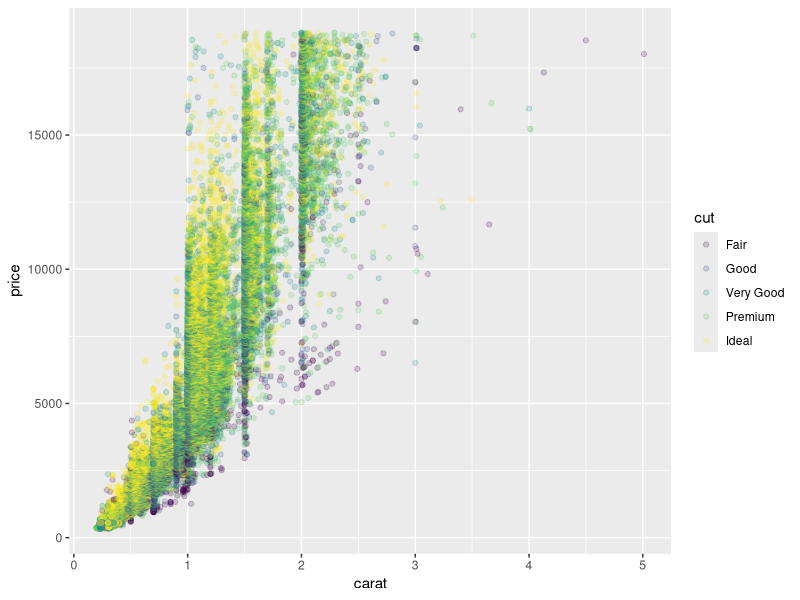
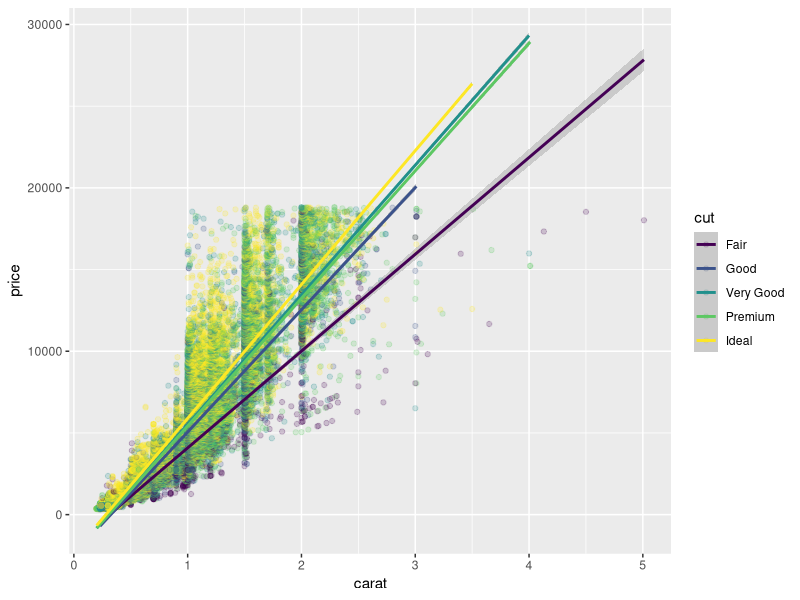
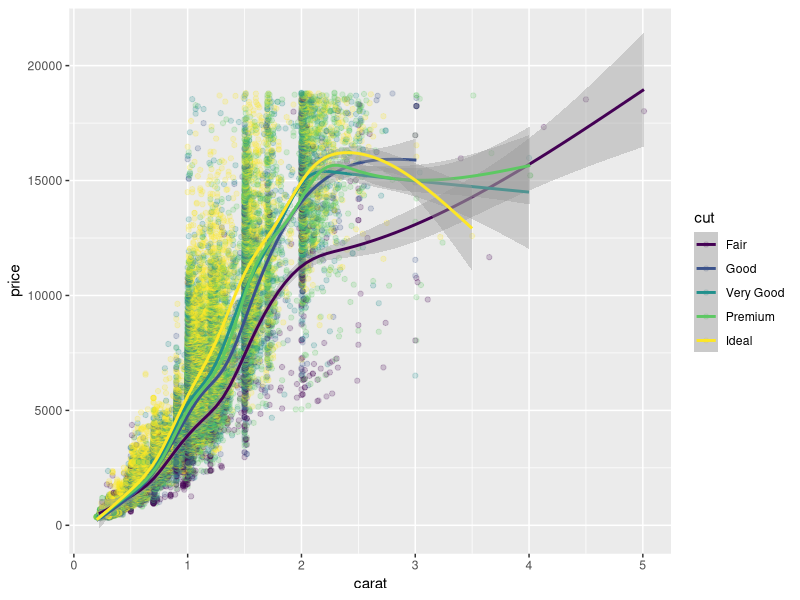
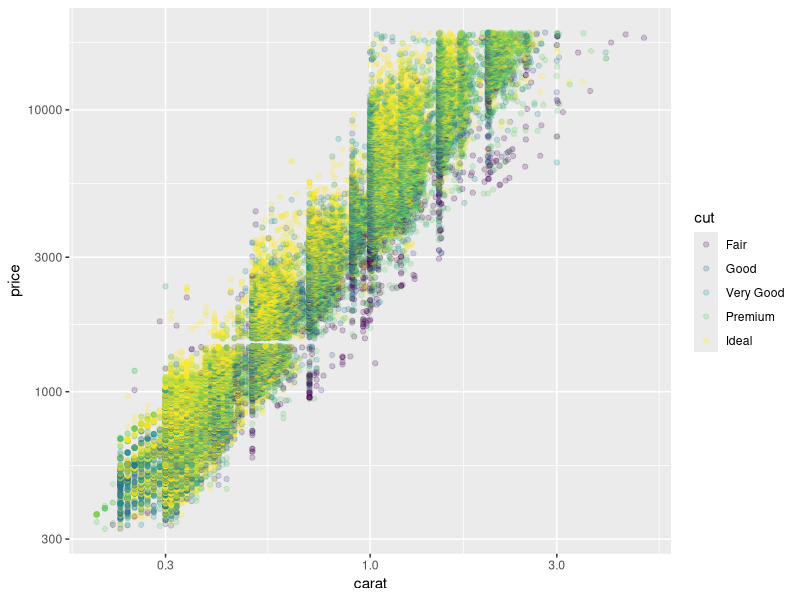
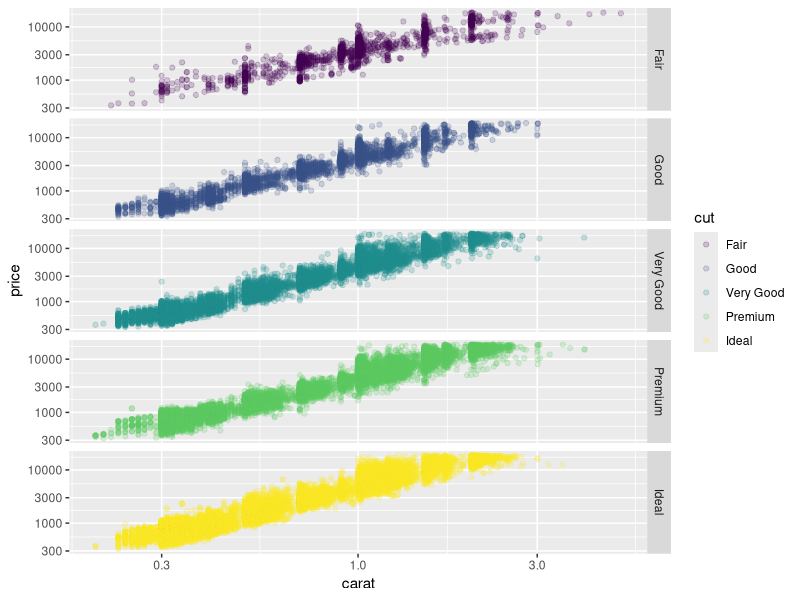
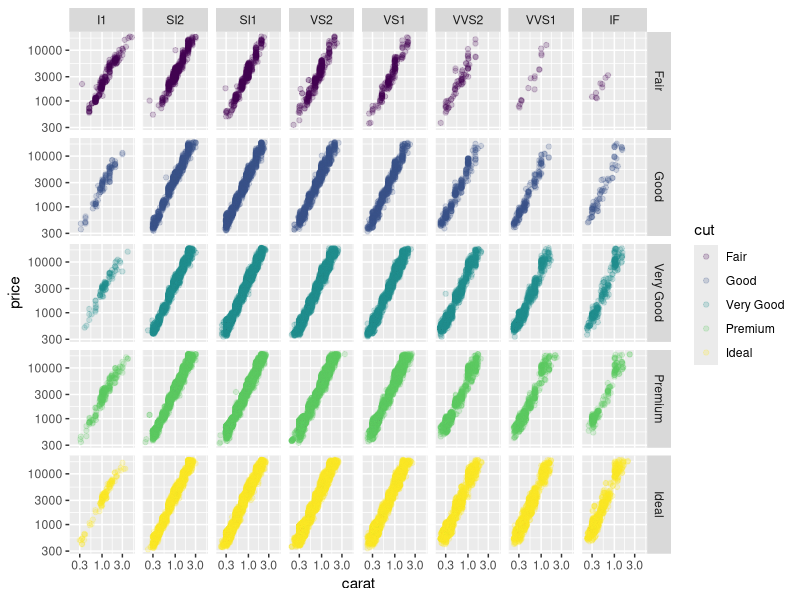
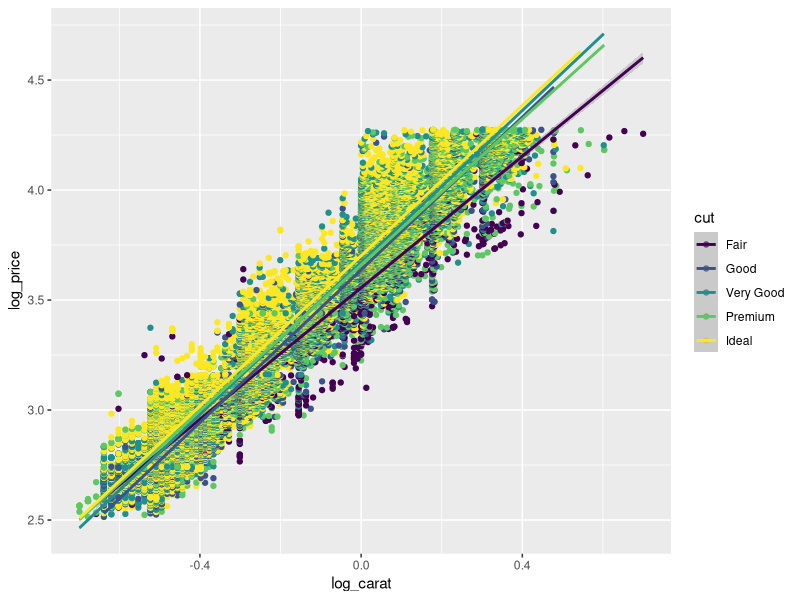
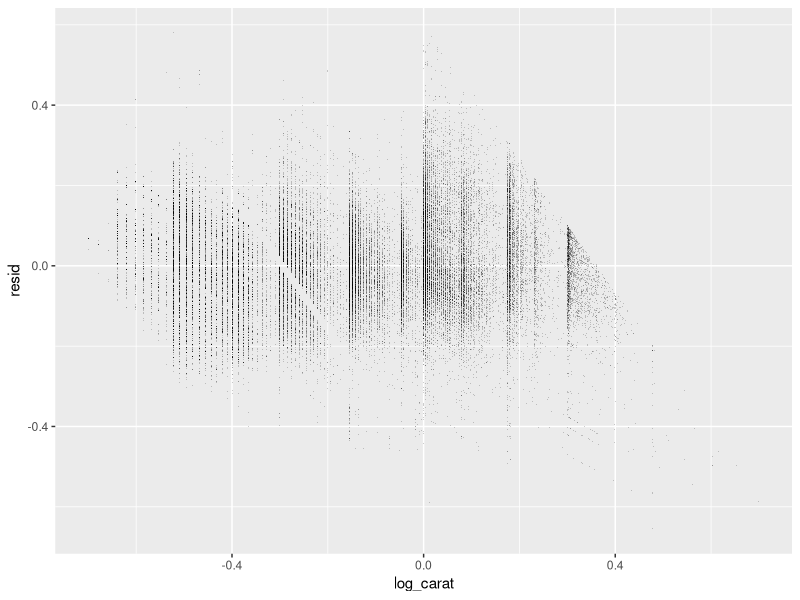

The R source for these figures, in order:
# 10-18-2019
# STA 141A : Lecture 11
# Codes
####################################
# Linear regression using R
#####################################
## Goal of this analysis is to build a predictive model for diamond price
library(ggplot2)
data("diamonds")
attach(diamonds)
str(diamonds)
################
## Three of the variables (cut, color, clarity) are "ordinal categorical"
## variables. We convert them to simple categorical variables and use
## these transformed variables in the subsequent analyses.

cut.uo = as.factor(as.vector(cut))
color.uo = as.factor(as.vector(color))
clarity.uo = as.factor(as.vector(clarity))
diamonds = cbind(diamonds,cut.uo,color.uo,clarity.uo)

pl.diam = ggplot(diamonds, aes(carat, price, color = cut))
pl.diam + geom_point(alpha=I(1/5))
pl.diam + geom_point(alpha=I(1/5)) + geom_smooth(method="lm")
pl.diam + geom_point(alpha=I(1/5)) + geom_smooth()

###############
## Notice that the least squares fit of the regression line are quite "off";
## Also, the variability of price (response variable) increases with
## carat (predictor variable)

# We use log transformations on price and carat to check
# if the relationship is more reasonable

pl.diam + geom_point(alpha=I(1/5)) + scale_x_log10() + scale_y_log10()

## facet (or, condition) with respect to cut
pl.diam + geom_point(alpha=I(1/5)) + scale_x_log10() + scale_y_log10() + facet_grid(cut ~ .)

## facet (or, condition) with respect to cut and clarity
pl.diam + geom_point(alpha=I(1/5)) + scale_x_log10() + scale_y_log10() + facet_grid(cut ~ clarity)

#####################################################
#  Building predictive model through linear regression
#######################################################

log_price = log10(price)  # to be treated as the response variable
log_carat = log10(carat)  # to be treated as one predictor variable

diamonds = cbind(diamonds,log_price,log_carat)

## plot the points, together with least squares fit for data grouped by cut
qplot(log_carat,log_price,data=diamonds,color=cut) + geom_smooth(method="lm")

##########################################################################################
## Question: How much of the variability in log10(price) is explained by log10(carat) alone ?
############################################################################################

price.lm1 = lm(log_price ~ log_carat, data=diamonds)
summary(price.lm1)
# High value of R-square

di.lm1 = cbind(diamonds,resid=price.lm1$resid)
# add the residuals as additional column of the data frame
pl.di.lm1 = ggplot(di.lm1, aes(log_carat,resid))

# residuals do not appear completely random
pl.di.lm1 + geom_point(alpha=I(1/5),shape='.')

# residuals show parrern when distinguished by cut
pl.di.lm1 + geom_point(alpha=I(1/5),shape='.') + aes(color=cut)
# Conclusion : cut appears quite informative

# residuals show parrern when distinguished by both cut and clarity
pl.di.lm1 + geom_point(alpha=I(1/5),shape='.') + aes(color=cut) + facet_wrap(~clarity)
# Conclusion : Consider including both cut and clarity as additional explanatory variable

########################################################################
# Question : How do the variables cut and clarity affect the variability in price ?
######################################################################

#####################################
## First attempt : Just a shift in the baseline (intercept) due
###                to different levels of cut
###################################

price.lm2 = lm(log_price ~ log_carat + cut.uo, data=diamonds)  # use the unordered factor
summary(price.lm2)
## All the explanatory variables are significant.
## This means, (i) log_carat is significant, and
## (ii) Intercepts of the regression lines for different levels of cut are different

contrasts(cut.uo)  # actual basis added to the design matrix

di.lm2 = cbind(diamonds,resid=price.lm2$resid)
# add the residuals as additional column of the data frame
pl.di.lm2 = ggplot(di.lm2, aes(log_carat,resid))

### residual plots shows pattern that indicates slopes could be different
pl.di.lm2 + geom_point(alpha=I(1/5),shape='.') + facet_grid(.~cut)


#####################################
## Second attempt : Both intercept and slopes may be different for different
##                  values of cut
###################################

## add interaction between log_carat (continuous) and cut.uo (categorical)

price.lm3 = lm(log_price ~ log_carat + cut.uo + log_carat * cut.uo, data=diamonds)
summary(price.lm3)

di.lm3 = cbind(diamonds,resid=price.lm3$resid)
# add the residuals as additional column of the data frame
pl.di.lm3 = ggplot(di.lm3, aes(log_carat,resid))

### residual plots show patterns that indicate that clarity has a role
pl.di.lm3 + geom_point(alpha=I(1/5),shape='.') + facet_grid(cut ~ clarity)


#####################################
## Third attempt : Both intercept and slopes may be different for different
##                 values of cut; Also, there is shift in intercept due to clarity
###################################

price.lm4 = lm(log_price ~ log_carat + cut.uo + clarity.uo
               + log_carat * cut.uo,  data=diamonds)
summary(price.lm4)

di.lm4 = cbind(diamonds,resid=price.lm4$resid)
# add the residuals as additional column of the data frame
pl.di.lm4 = ggplot(di.lm4, aes(log_carat,resid))

### residual plots show patterns that indicate that clarity has a role
pl.di.lm4 + geom_point(alpha=I(1/5),shape='.') + facet_grid(cut ~ clarity)

#####################################
## Fourth attempt : Add both cut and clarity and their interactions with log_carat
###################################

price.lm5 = lm(log_price ~ log_carat + cut.uo + clarity.uo
               + log_carat * cut.uo + log_carat * clarity.uo, data = diamonds)
summary(price.lm5)

di.lm5 = cbind(diamonds,resid=price.lm5$resid)
# add the residuals as additional column of the data frame
pl.di.lm5 = ggplot(di.lm5, aes(log_carat,resid))

### residual plots show patterns that indicate that clarity has a role
pl.di.lm5 + geom_point(alpha=I(1/5),shape='.') + facet_grid(cut ~ clarity)

##########################################################################
#######################################################################
## Question : What if we were working with a much smaller data set ?
#######################################################################

diamonds.sub = diamonds[1:5000, ]  # select the data with the first 5000 observations

price.lm6 = lm(log_price ~ log_carat + cut.uo + clarity.uo
               + log_carat * cut.uo + log_carat * clarity.uo, data = diamonds.sub)
summary(price.lm6)

di.lm6 = cbind(diamonds.sub,resid=price.lm6$resid)
# add the residuals as additional column of the data frame
pl.di.lm6 = ggplot(di.lm6, aes(log_carat,resid))

### residual plots show patterns that indicate that clarity has a role
pl.di.lm6 + geom_point(alpha=I(1/2)) + facet_grid(cut ~ clarity)

###########
## Also add variables 'depth' and 'table' to the predictive model

price.lm7 = lm(log_price ~ log_carat + depth + table + cut.uo + clarity.uo
               + log_carat * cut.uo + log_carat * clarity.uo, data = diamonds.sub)
summary(price.lm7)

di.lm7 = cbind(diamonds.sub,resid=price.lm7$resid)
# add the residuals as additional column of the data frame
pl.di.lm7 = ggplot(di.lm7, aes(log_carat,resid))

### residual plots show patterns that indicate that clarity has a role
pl.di.lm7 + geom_point(alpha=I(1/2)) + facet_grid(cut ~ clarity)

###########
## Drop 'table' (not significant)
## and the interaction between  'log_carat' and 'clarity.uo' (not significant)
## (implication: slope of log10(carat) does not change with the levels of clarity)

price.lm8 = lm(log_price ~ log_carat + depth + cut.uo + clarity.uo
               + log_carat * cut.uo, data = diamonds.sub)
summary(price.lm8)

di.lm8 = cbind(diamonds.sub,resid=price.lm8$resid)
# add the residuals as additional column of the data frame
pl.di.lm8 = ggplot(di.lm8, aes(log_carat,resid))

### residual plots show patterns that indicate that clarity has a role
pl.di.lm8 + geom_point(alpha=I(1/2)) + facet_grid(cut ~ clarity)
pl.di.lm8 + geom_point(alpha=I(1/2)) + facet_grid(cut ~ color)
# shows some dependence on 'color'

########################
## Add color as another predictor

price.lm9 = lm(log_price ~ log_carat + depth + cut.uo + clarity.uo + color.uo
               + log_carat * cut.uo, data = diamonds.sub)
summary(price.lm9)
## 'depth' is now not very significant

di.lm9 = cbind(diamonds.sub,resid=price.lm9$resid)
# add the residuals as additional column of the data frame
pl.di.lm9 = ggplot(di.lm9, aes(log_carat,resid))

### residual plots show patterns that indicate that clarity has a role
pl.di.lm9 + geom_point(alpha=I(1/2)) + facet_grid(cut ~ clarity)

#################################
## Predictive model : after dropping 'depth' from the previous model (price.lm9)
##################################

price.lm10 = lm(log_price ~ log_carat + cut.uo + clarity.uo + color.uo
                + log_carat * cut.uo, data = diamonds.sub)
summary(price.lm10)

di.lm10 = cbind(diamonds.sub,resid=price.lm10$resid)
pl.di.lm10 = ggplot(di.lm10, aes(log_carat,resid))
pl.di.lm10 + geom_point(alpha=I(1/2), aes(color=color)) + facet_grid(cut ~ clarity)

## Model : og_price ~ log_carat + cut.uo + clarity.uo + color.uo + log_carat * cut.uo
## Multiple R-squared : 0.9651

###################################################################
## There still appear to be clusters in the residuals
## according to the value of 'log_carat'
## It will be useful to divide the data according to the value of 'log_carat'

# histogram or density plot of 'log_carat' shows "bimodality" (two modes)
hist(diamonds.sub$log_carat,breaks=16)
plot(density(diamonds.sub$log_carat,bw=0.05))
rug(diamonds.sub$log_carat)

# divide the data according to size (i.e., 'log_carat')
diamonds.small = diamonds.sub[diamonds.sub$log_carat < -0.3, ]
diamonds.big = diamonds.sub[diamonds.sub$log_carat >= -0.3, ]

##################################
#### Small diamonds
#################################
price.small.lm10 = lm(log_price ~ log_carat + cut.uo + clarity.uo + color.uo
                      + log_carat * cut.uo, data = diamonds.small)
summary(price.small.lm10)
di.small.lm10 = cbind(diamonds.small,resid=price.small.lm10$resid)
pl.di.small.lm10 = ggplot(di.small.lm10, aes(log_carat,resid))
pl.di.small.lm10 + geom_point(alpha=I(1/2), aes(color=color)) + facet_grid(cut ~ clarity)

### updated model : after dropping 'cut' and its interactions with 'log_carat'
### and adding back 'depth' and 'table'

price.small.lm11 = lm(log_price ~ log_carat + depth + table +
                        clarity.uo + color.uo, data = diamonds.small)
summary(price.small.lm11)

# drop 'depth' and 'table' : still not significant
price.small.lm12 = lm(log_price ~ log_carat + clarity.uo + color.uo, data = diamonds.small)
summary(price.small.lm12)
di.small.lm12 = cbind(diamonds.small,resid=price.small.lm12$resid)
pl.di.small.lm12 = ggplot(di.small.lm12, aes(log_carat,resid))
pl.di.small.lm12 + geom_point(alpha=I(1/2), aes(color=color)) + facet_grid(clarity ~.)

## Proposed (simplistic) for Small Diamonds :
## log_price ~ log_carat +  clarity.uo + color.uo
## Multiple R-squared : 0.7251 (significant drop from that using all 10000 observations)

##############################
#### Big diamonds
##############################
price.big.lm10 = lm(log_price ~ log_carat + depth + table + cut.uo + clarity.uo + color.uo
                    + log_carat * cut.uo, data = diamonds.big)
summary(price.big.lm10)
di.big.lm10 = cbind(diamonds.big,resid=price.big.lm10$resid)
pl.di.big.lm10 = ggplot(di.big.lm10, aes(log_carat,resid))
pl.di.big.lm10 + geom_point(alpha=I(1/2), aes(color=color)) + facet_grid(cut ~ clarity)

### updated model : drop 'depth' and 'table' from the model since neither is significant

price.big.lm11 = lm(log_price ~ log_carat + cut.uo + clarity.uo + color.uo
                    + log_carat * cut.uo, data = diamonds.big)
summary(price.big.lm11)
di.big.lm11 = cbind(diamonds.big,resid=price.big.lm11$resid)
pl.di.big.lm11 = ggplot(di.big.lm11, aes(log_carat,resid))
pl.di.big.lm11 + geom_point(alpha=I(1/2), aes(color=color)) + facet_grid(cut ~ clarity)

## Proposed (simplistic) Model for Big Diamonds :
## log_price ~ log_carat + cut.uo + clarity.uo + color.uo + log_carat * cut.uo
## Multiple R-squared 0.3872  (only!!)

##################################
## Final predictive model : use the information on size more effectively
################################

size.ind = as.factor(diamonds.sub$log_carat >= - 0.3)  # indicator of big diamond
diamonds.sizeadj = cbind(diamonds.sub,size.ind)

price.lm11 = lm(log_price ~ log_carat + cut.uo + clarity.uo + color.uo
                + size.ind + log_carat * cut.uo, data = diamonds.sizeadj)
summary(price.lm11)

## drop interaction between 'log_carat' and 'cut', since it is not very significant

price.lm12 = lm(log_price ~ log_carat + cut.uo + clarity.uo + color.uo
                + size.ind + size.ind * log_carat, data = diamonds.sizeadj)
summary(price.lm12)
di.lm12 = cbind(diamonds.sizeadj,resid=price.lm12$resid)
pl.di.lm12 = ggplot(di.lm12, aes(log_carat,resid))
pl.di.lm12 + geom_point(alpha=I(1/2), aes(color=color)) + facet_grid(cut ~ clarity) + ylim(c(-0.2,0.2))

## FINAL Model for all diamonds (based on n = 5000)
## log_price ~ log_carat + cut.uo + clarity.uo + color.uo + size.ind + size.ind * log_carat
## Multiple R-squared: 0.9787

########################################################
## Conclusions:
##
## 1. Size (carat) of a diamond is a very significant factor in determining its price.
## 2. A linear regression model is effective for predicting the price.
## 3. Both intercept and slope may vary according to the size of the diamond.
## 4. Apart from carat, other important predictors for price are the factors
##    cut, clarity and color.
## 5. If you divide the data into groups according to the size of the diamond,
##    the within-group variations are harder to explain through a regression model.
## 6. The proposed regression model (based on first 5000 observations) can explain
#     about 98% variability in the log_price.
###################################################
